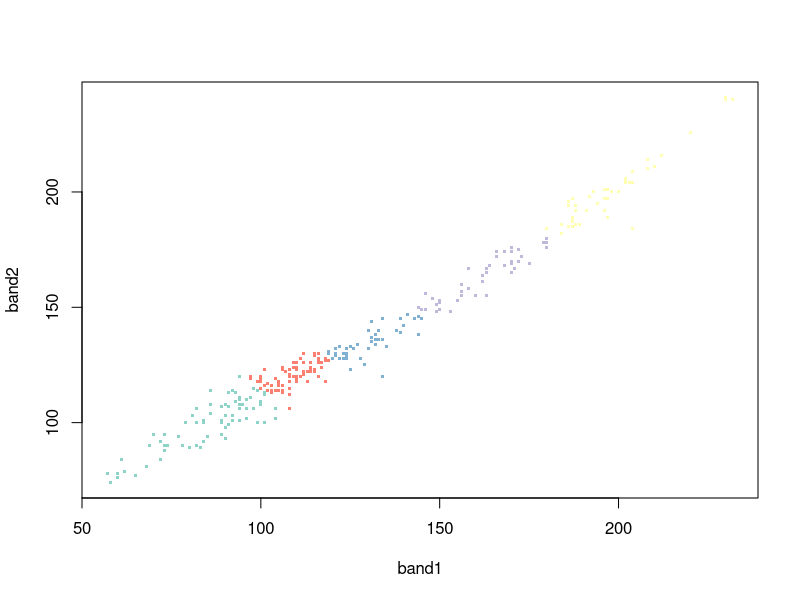

Write the R code that produced this figure.
######
# Bisecting K-Means
#####
rm(list = ls(all = T))

library(RColorBrewer)

# set seed to ensure consistent results
set.seed(100)

# Read data file
# When	submitting, ensure that the path to this file is just "hw2-data.csv" 
# and doesn't point	to a path on your machine 
data.df <- read.csv('hw2-data.csv')

# TODO: Implement bisecting k means.
# Input:
# data.df: data frame based on hw2-data.csv
# trials.max: Max. number of trials for kmeans, as per Algorithm 8.2 in textbook. 
# You are allowed to use the pre-defined kmeans() function.
# k: Number of clusters to find in bisecting k-means

# Output:
# Your output/function return value will be a list containing 2 elements
# first element of the list is a vector containing cluster assignments (i.e., values 1 to k assigned to each data point)
# second element of the list is a vector containing SSE of each cluster
# Additional Information:
# When identifying which cluster to split, choose the one with maximum SSE
# When performing kmeans, pick two random points the cluster with largest SSE as centers at every iteration. 
# Be mindful that there might be duplicates in the data.
# terminating condition: when k clusters have been found

bisectingkmeans <- function(data.df, trials.max, k){
  # start your implementation here
  
  #Initializing all the data points to cluster 1
  clusterID <- 1
  newClusterAssignment <- rep(1, nrow(data.df))

  #All the data points as a list  
  clusterPoints <- list(data.df)

  #Cluster SSE value
  clusterSSE <- list(sum((data.df[,2:3] - colMeans(data.df[,2:3]))^2))
  
  #Loop until k clusters are not found
  while(length(clusterPoints) < k){
    #Remove cluster with maxSSE from the list of clusters
    maxSSEClusterID <- which.max(clusterSSE)
    clusterToBeSplitted <- clusterPoints[[maxSSEClusterID]]
    #Remove those points temporarily, will be placing back at the end of loop
    clusterPoints[[maxSSEClusterID]] <- NULL
    clusterSSE[[maxSSEClusterID]] <- NULL

    #Initializing Total SSE value to INT_MAX
    totSSE <- .Machine$integer.max
    
    #For 1 to trials.max: perform kmeans()
    for(i in 1:trials.max){
      #k = 2 for kmeans
      currentTrial <- kmeans(clusterToBeSplitted[,2:3], 2)
      #Select two clusters for bisection
      if(currentTrial$totss < totSSE){
        #Select the final model with the lowest SSE
        finalModel <- currentTrial
      }
    }
    
    #Add these two clusters to the list of clusters
    #Adding the first cluster
    clusterPoints <- append(clusterPoints, list(clusterToBeSplitted[finalModel$cluster == 1,]))
    #Adding the second cluster  
    clusterPoints <- append(clusterPoints, list(clusterToBeSplitted[finalModel$cluster == 2,]))
    #Adding SSE value
    clusterSSE <- append(clusterSSE, finalModel$withinss)
  }
  
  #Generating final cluster assignment result
  for(i in 1:length(clusterPoints)){
    newClusterAssignment[clusterPoints[[i]][,1]] <- i
  }
  
  #Creating the result to be returned
  answer <- list()
  #All the points with cluster assignments
  answer[[1]] <- newClusterAssignment
  #The SSE value of the clusters
  answer[[2]] <- unlist(clusterSSE)
  answer
}

# Write code for comparing result from bisecting kmeans here - Part b
kmeans_comparison <- function(data.df, result, k){
  #centroids for kmeans
  centroids <- data.df[c(265, 288, 278, 247, 210), 2:3]
  #kmeans algorithm
  km <- kmeans(data.df[,2:3], centers = centroids)

  #Plot for comparing two cluster assignments
  #par(mfrow = c(1, 2))
  #plot(data.df[, -1], col = brewer.pal(k, "Set3")[km$cluster], pch = '.',cex = 3)
  #plot(data.df[, -1], col = brewer.pal(k, "Set3")[result[[1]]], pch = '.',cex = 3)
  #par(mfrow = c(1, 1))

  print("Kmeans Cluster Assignment:")
  print(km$cluster)
  
  print("Bisecting Kmeans Cluster Assignment:")
  print(result[[1]])

  print("SSE for Kmeans:")
  print(sum(km$withinss))

  print("SSE for Bisecting Kmeans:")
  print(sum(result[[2]]))
  
  print("Kmeans Cluster Sizes:")
  print(km$size)
  print("Bisecting Kmeans Cluster Sizes:")
  print(ftable(result[[1]])[1:5])
  print("Difference between Kmeans SSE and Bisecting Kmeans SSE:")
  print(abs(sum(result[[2]]) - sum(km$withinss)))
  
  sum(result[[1]] == km$cluster)

#  Compares two clusterings based on a number of parameters  
#  install.packages('fpc')
#  library(fpc)
#  d <- dist(data.df)
#  cluster.stats(d, result[[1]], km$cluster)
  
  
}

# Don't edit anything beyond this line
# Please note, TA will test with different configurations of trails.max and k.
k=5
result <- bisectingkmeans(data.df, trials.max = 25 , k)
plot(data.df[, -1], col = brewer.pal(k, "Set3")[result[[1]]], pch = '.',
     cex = 3)

kmeans_comparison(data.df, result, k)